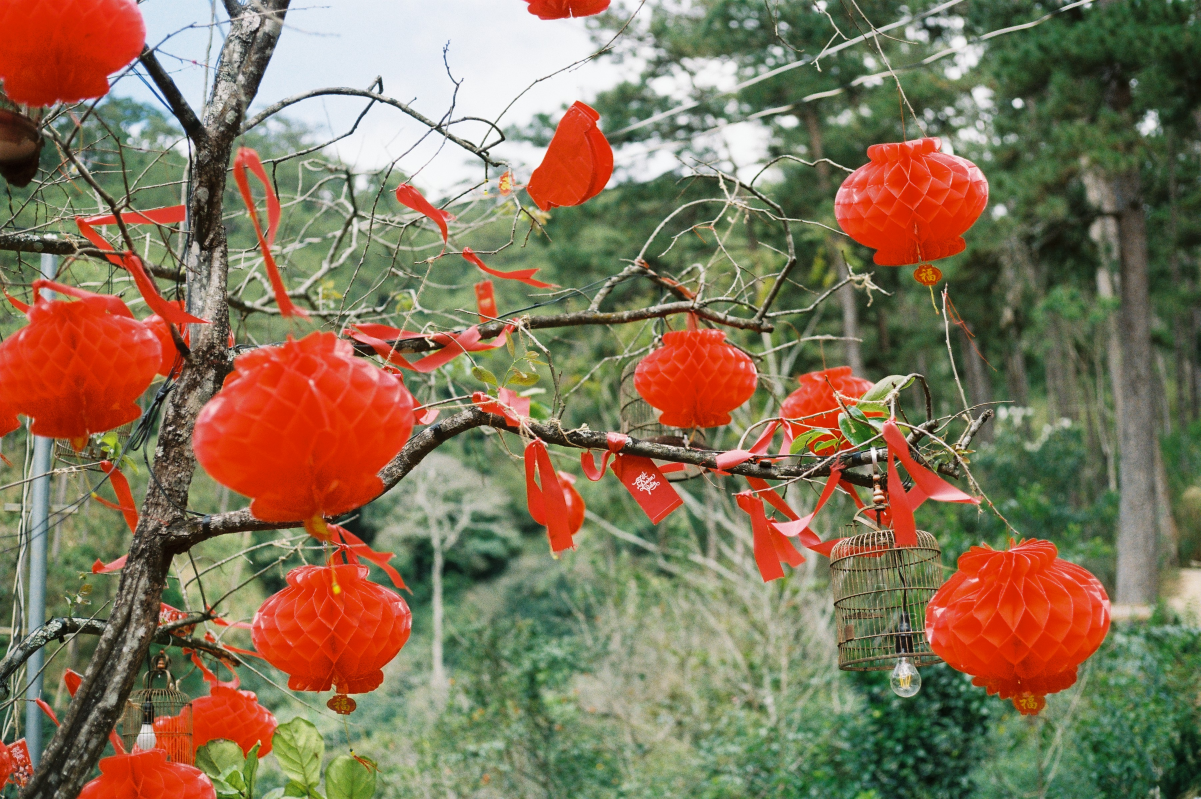
#> input picture utils/original_images/landscape1.JPG, 3602 x 2397 px, found by its file name (shown at 1/3 size); its folder holds 5 pictures in this run
$ python extract_watermark.py
#> lines starting #> are read from the running program, lines starting #| are printed output that depends on the picture; pictures that were not available may be replaced by others from this repository, and a replacement may not be noted
import cv2
import numpy as np
import pywt
import os

def extract_watermark(user_id, product_img_filename):
    #Initialize File paths
#> called with user_id = 'kitshop', product_img_filename = 'landscape1.jpg'
    base_path = "./utils/"
    product_img_path = os.path.join(base_path, "original_images", product_img_filename)
    watermarked_img_path = os.path.join(base_path, "watermarked_product_img", f"watermarked_{product_img_filename}")
    extracted_watermark_path = os.path.join(base_path, "extracted_watermark", f"extracted_{user_id}.jpg")

    #Read original and watermarked images
    original_image = cv2.imread(product_img_path)
#> original_image is the input picture: shape (2397, 3602, 3); mean B, G, R 88.2, 115.4, 133.9
    watermarked_image = cv2.imread(watermarked_img_path)
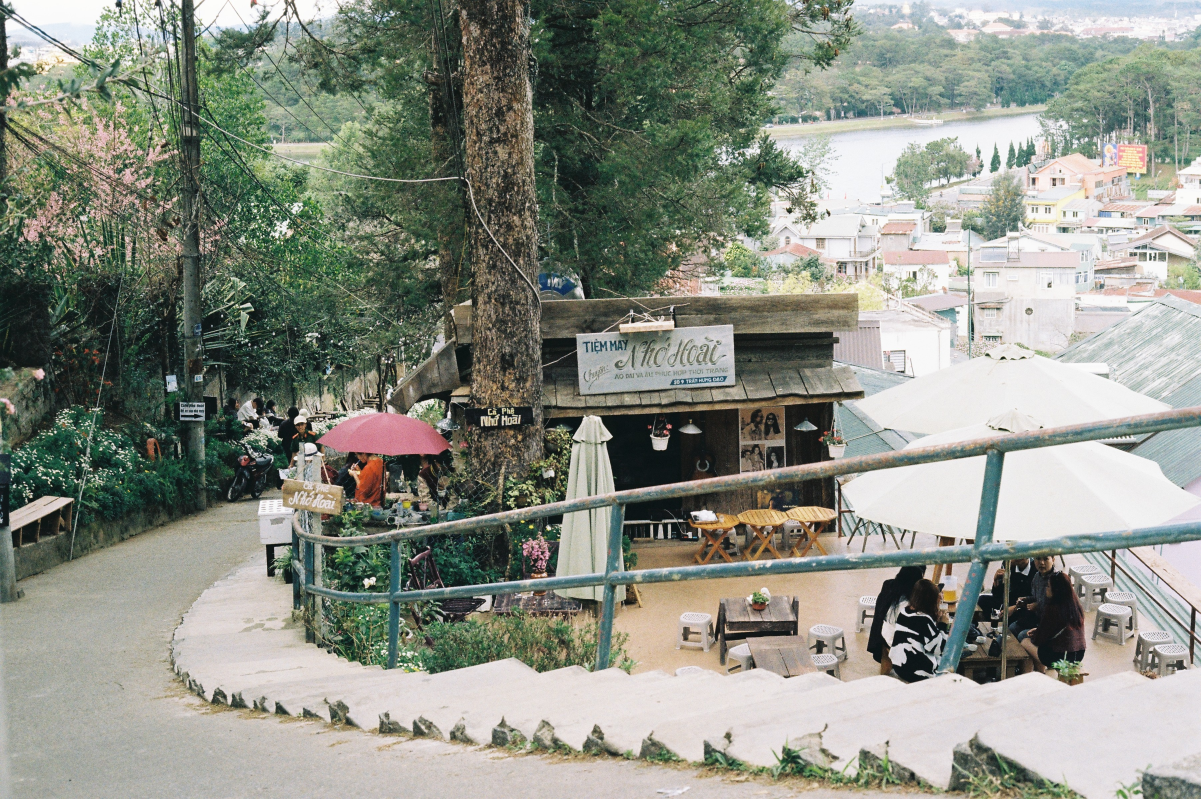
#> input picture utils/original_images/landscape2.JPG, 3602 x 2397 px, given in place of watermarked_landscape1.jpg, which was not available (shown at 1/3 size)
#> watermarked_image is the input picture: shape (2397, 3602, 3); mean B, G, R 133.2, 144, 139.8

    original_image = cv2.resize(original_image, (512, 512)).astype(np.float32)
#> original_image: shape (512, 512, 3) float32
    watermarked_image = cv2.resize(watermarked_image, (512, 512)).astype(np.float32)
#> watermarked_image: shape (512, 512, 3) float32

    alpha = 0.05  #Used the same watermark strength factor during embedding

    extracted_watermark = np.zeros((256, 256, 3), dtype=np.float32)
    #Separate each color channel and process them independently
    for ch in range(3):
        coeffs_orig = pywt.dwt2(original_image[:, :, ch], 'haar')
        LL_orig, (LH_orig, HL_orig, HH_orig) = coeffs_orig
        U_orig, S_orig, V_orig = np.linalg.svd(LL_orig)

        coeffs_wm = pywt.dwt2(watermarked_image[:, :, ch], 'haar')
        LL_wm, (LH_wm, HL_wm, HH_wm) = coeffs_wm
        U_wm, S_wm, V_wm = np.linalg.svd(LL_wm)

        # Recover watermark singular values
        Swm_extracted = (S_wm - S_orig) / alpha

        # Reconstruct watermark LL approximation
        LL_wm_recovered = np.dot(U_orig, np.dot(np.diag(Swm_extracted), V_orig))
        LL_wm_resized = cv2.resize(LL_wm_recovered, (256, 256))
        extracted_watermark[:, :, ch] = LL_wm_resized
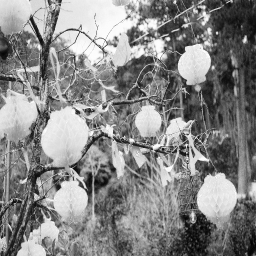
#> LL_orig: shape (256, 256) float32; min 10, max 496.5, mean 267.5; drawn with min black and max white
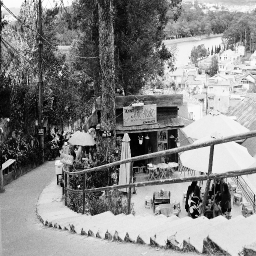
#> LL_wm: shape (256, 256) float32; min 19, max 508.5, mean 279.4; drawn with min black and max white
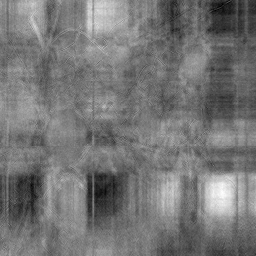
#> LL_wm_recovered: shape (256, 256) float32; min -1046, max 1926.3, mean 324.6; drawn with min black and max white
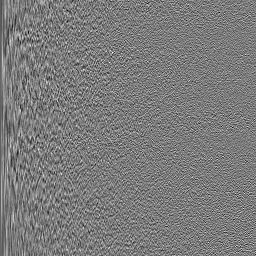
#> U_orig: shape (256, 256) float32; min -0.283, max 0.3, mean -0.000216; drawn with min black and max white
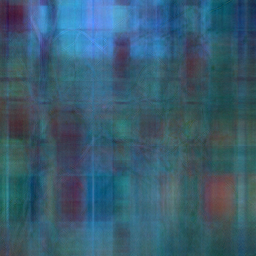
#> extracted_watermark: shape (256, 256, 3) float32; mean B, G, R 1628.6, 1167.3, 324.6; drawn with min black and max white

    extracted_watermark = np.clip(extracted_watermark, 0, 255).astype(np.uint8)
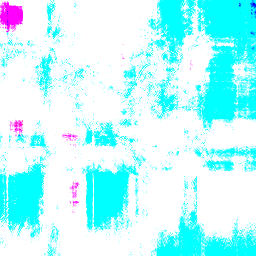
#> extracted_watermark: shape (256, 256, 3); mean B, G, R 255, 252.4, 187.6
    os.makedirs(os.path.dirname(extracted_watermark_path), exist_ok=True)
    cv2.imwrite(extracted_watermark_path, extracted_watermark)
    print(f"Extracted watermark saved: {extracted_watermark_path}")

    return extracted_watermark

#Test case:
extract_watermark(user_id="kitshop", product_img_filename="landscape1.jpg")
